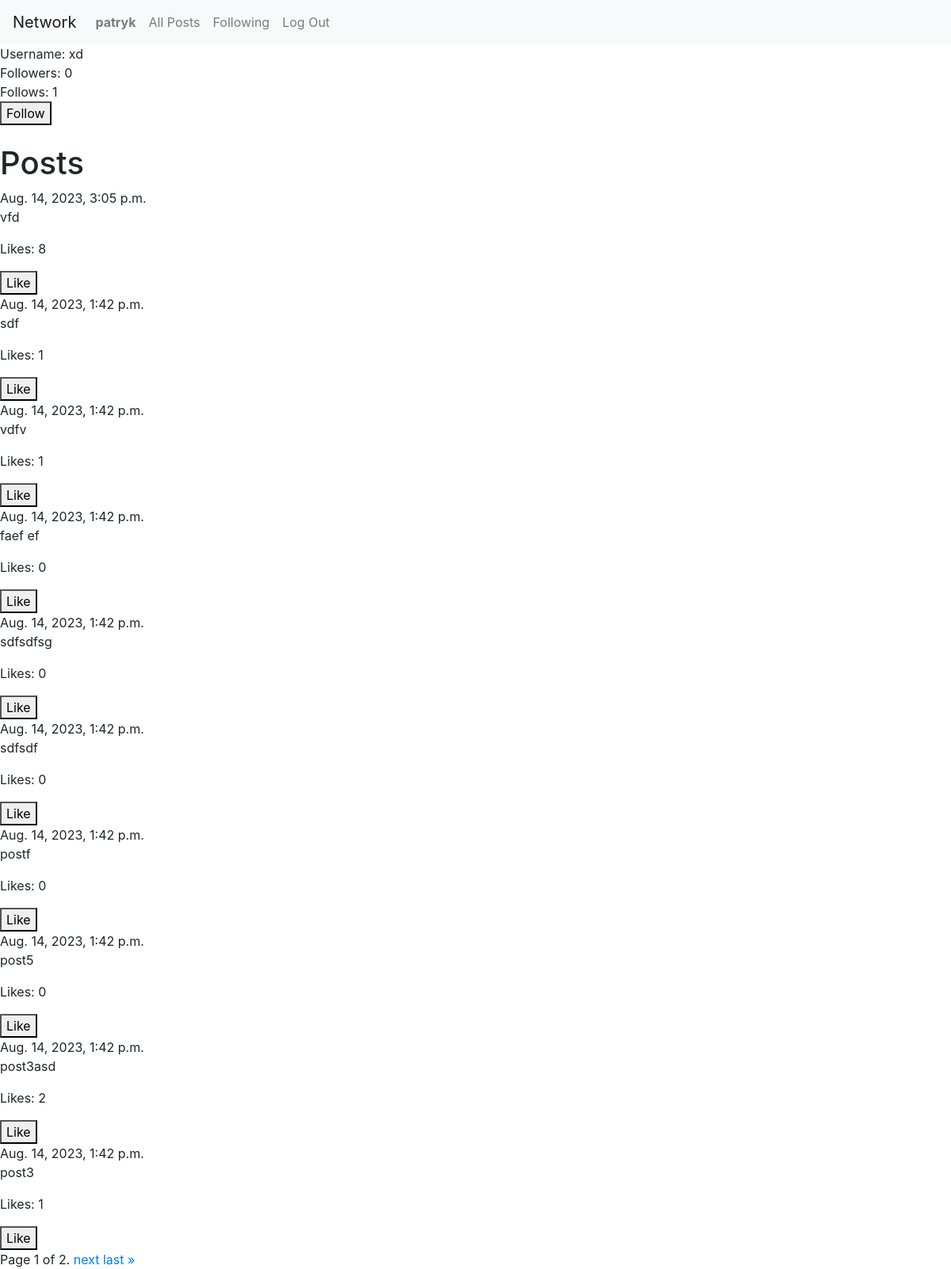
The app's page /profile/1 (signed in), older data.
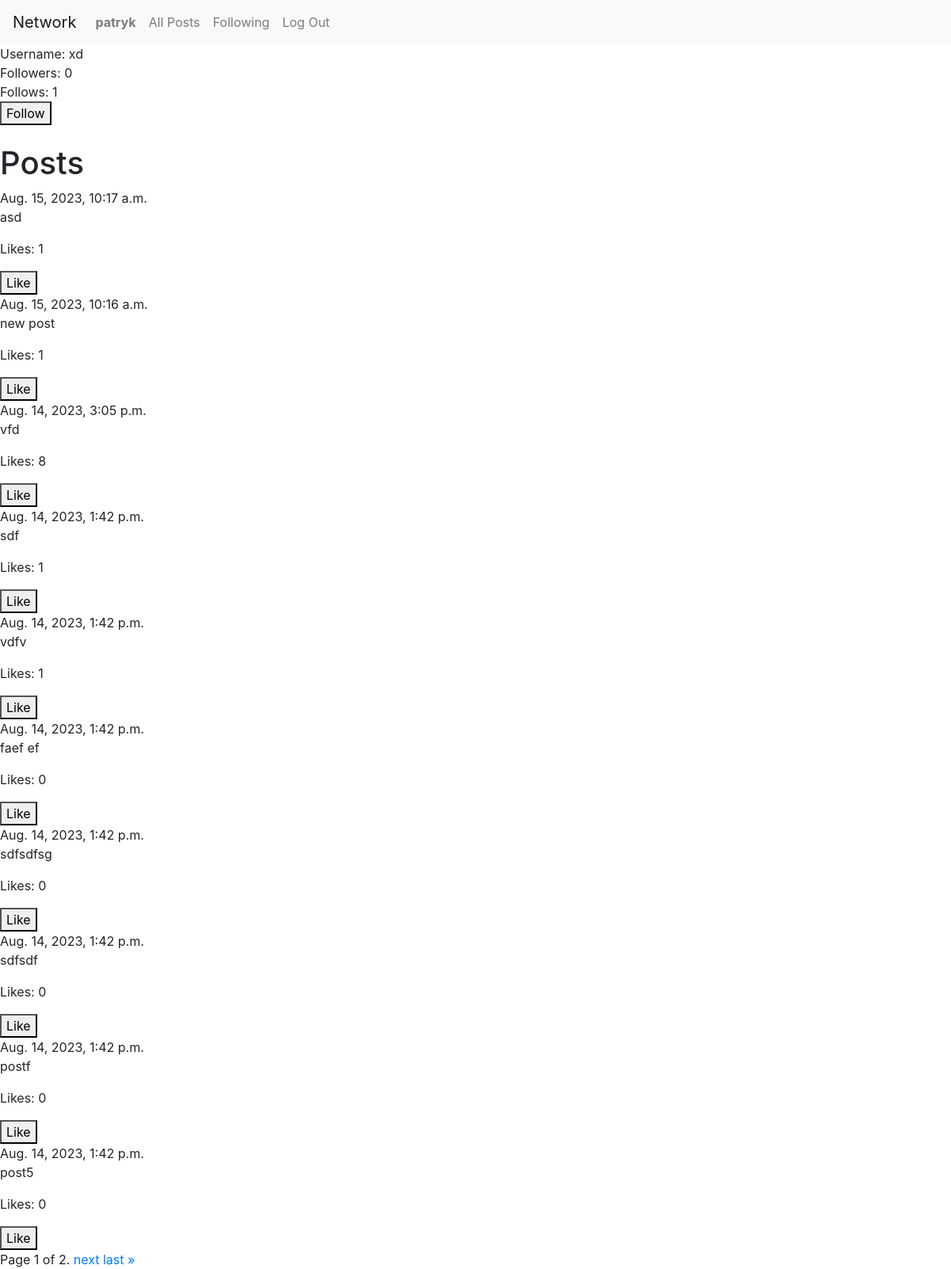
The same page, newer data.
### network/models.py (models this page shows)
class Post(models.Model):
    user = models.ForeignKey(User,on_delete=models.CASCADE)
    post = models.TextField(max_length=256)
    timestamp = models.DateTimeField(auto_now_add=True)

### network/views.py (the view)
# urls.py: path("profile/<int:user_id>", views.profile_view, name="profile_view"),
def profile_view(request, user_id):
    follow = ''
    creator = User.objects.get(id=user_id)
    current_user = User.objects.get(id=request.user.id)
    if request.method == 'POST':
        if creator.followers.filter(id=request.user.id):
            creator.followers.remove(current_user)
        else:
            creator.followers.add(current_user)
        return HttpResponseRedirect(reverse("profile_view", args=(user_id,)))
    if request.user.is_authenticated:
        if creator.followers.filter(id=request.user.id):
            follow = 'Unfollow'
        else:
            follow = 'Follow'
    posts_list = Post.objects.filter(user=creator).order_by('-timestamp')
    for post in posts_list:
        post.likes_count = Likes.objects.filter(post=post).count()
    paginator = Paginator(posts_list, 10)
    page_number = request.GET.get('page')
    page_obj = paginator.get_page(page_number)
    return render(request, 'network/profile.html',{
        'creator': creator,
        'creator_id': user_id,
        'follow': follow,
        'posts_list':posts_list,
        'page_obj': page_obj
    })

### network/templates/network/profile.html (shortened to what this page needs)
{% extends "network/layout.html" %}
{% block body %}
    Username: {{creator.username}}
    <br>
    Followers: {{creator.followers.all|length}}
    <br>
    Follows: {{creator.following.all|length}}
    <br>
    {% if user.is_authenticated %}
        {% if not user.id == creator.id %}
        <form action="" method="POST">
            <button type="submit" name="follow">{{ follow }}</button>
        </form>
        {% endif %}
    {% endif %}
    <br>
    <h1>Posts</h1>
    {% if posts_list %}
    {% for post in page_obj %}
        {{post.timestamp}}
        <br>
        <div data-post-id="{{ post.id }}" id="post_container">
            <p id="post">{{post.post}} </p>
        </div>
        {% if user.is_authenticated %}
        <div id="likes">
            <p>Likes: <span id="count_likes">{{ post.likes_count }}</span></p>
            <button id="like_button" data-post-id="{{ post.id }}">Like</button>
        </div>
    {% endif %}
    {% endfor %}
    <div class="pagination">
        <span class="step-links">
            <span class="current">
                Page {{ page_obj.number }} of {{ page_obj.paginator.num_pages }}.
            </span>
            {% if page_obj.has_next %}
                <a href="?page={{ page_obj.next_page_number }}">next</a>
                <a href="?page={{ page_obj.paginator.num_pages }}">last &raquo;</a>
            {% endif %}
        </span>
    </div>
    {% endif %}
{% endblock %}

Row changes from the older to the newer data that the page shows:
no longer on this page (row unchanged): Post: timestamp "Aug. 14, 2023, 1:42 p.m.", post "post3asd", likes_count "2"
no longer on this page (row unchanged): Post: timestamp "Aug. 14, 2023, 1:42 p.m.", post "post3", likes_count "1"
added Post: timestamp "Aug. 15, 2023, 10:17 a.m.", post "asd", likes_count "1"
added Post: timestamp "Aug. 15, 2023, 10:16 a.m.", post "new post", likes_count "1"
